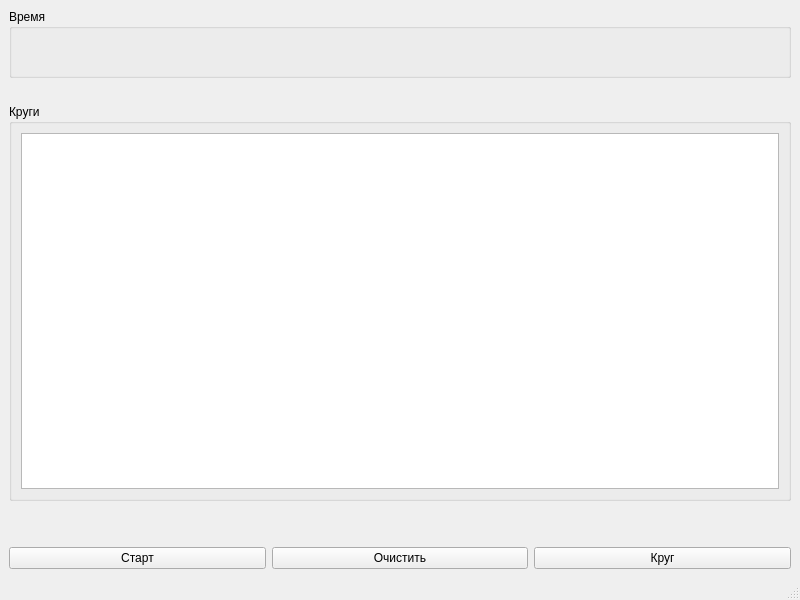
<?xml version="1.0" encoding="UTF-8"?>
<ui version="4.0">
 <class>MainWindow</class>
 <widget class="QMainWindow" name="MainWindow">
  <property name="geometry">
   <rect>
    <x>0</x>
    <y>0</y>
    <width>800</width>
    <height>600</height>
   </rect>
  </property>
  <property name="windowTitle">
   <string>Секундомер</string>
  </property>
  <widget class="QWidget" name="centralwidget">
   <layout class="QGridLayout" name="gridLayout">
    <item row="4" column="0">
     <widget class="QPushButton" name="qpB_start">
      <property name="text">
       <string>Старт</string>
      </property>
      <property name="checkable">
       <bool>true</bool>
      </property>
     </widget>
    </item>
    <item row="3" column="0" colspan="3">
     <spacer name="verticalSpacer">
      <property name="orientation">
       <enum>Qt::Vertical</enum>
      </property>
      <property name="sizeType">
       <enum>QSizePolicy::Fixed</enum>
      </property>
      <property name="sizeHint" stdset="0">
       <size>
        <width>20</width>
        <height>40</height>
       </size>
      </property>
     </spacer>
    </item>
    <item row="0" column="0" colspan="3">
     <widget class="QGroupBox" name="groupBox">
      <property name="title">
       <string>Время</string>
      </property>
      <layout class="QVBoxLayout" name="verticalLayout">
       <item>
        <widget class="QLabel" name="qLb_time">
         <property name="font">
          <font>
           <pointsize>18</pointsize>
          </font>
         </property>
         <property name="text">
          <string/>
         </property>
         <property name="alignment">
          <set>Qt::AlignCenter</set>
         </property>
        </widget>
       </item>
      </layout>
     </widget>
    </item>
    <item row="2" column="0" colspan="3">
     <widget class="QGroupBox" name="groupBox_2">
      <property name="title">
       <string>Круги</string>
      </property>
      <layout class="QVBoxLayout" name="verticalLayout_2">
       <item>
        <widget class="QTextBrowser" name="qTBr_round"/>
       </item>
      </layout>
     </widget>
    </item>
    <item row="4" column="1">
     <widget class="QPushButton" name="qpB_clear">
      <property name="text">
       <string>Очистить</string>
      </property>
     </widget>
    </item>
    <item row="4" column="2">
     <widget class="QPushButton" name="qpB_round">
      <property name="text">
       <string>Круг</string>
      </property>
     </widget>
    </item>
    <item row="1" column="0" colspan="3">
     <spacer name="verticalSpacer_2">
      <property name="orientation">
       <enum>Qt::Vertical</enum>
      </property>
      <property name="sizeType">
       <enum>QSizePolicy::Fixed</enum>
      </property>
      <property name="sizeHint" stdset="0">
       <size>
        <width>20</width>
        <height>20</height>
       </size>
      </property>
     </spacer>
    </item>
   </layout>
  </widget>
  <widget class="QMenuBar" name="menubar">
   <property name="geometry">
    <rect>
     <x>0</x>
     <y>0</y>
     <width>800</width>
     <height>22</height>
    </rect>
   </property>
  </widget>
  <widget class="QStatusBar" name="statusbar"/>
 </widget>
 <resources/>
 <connections/>
</ui>
